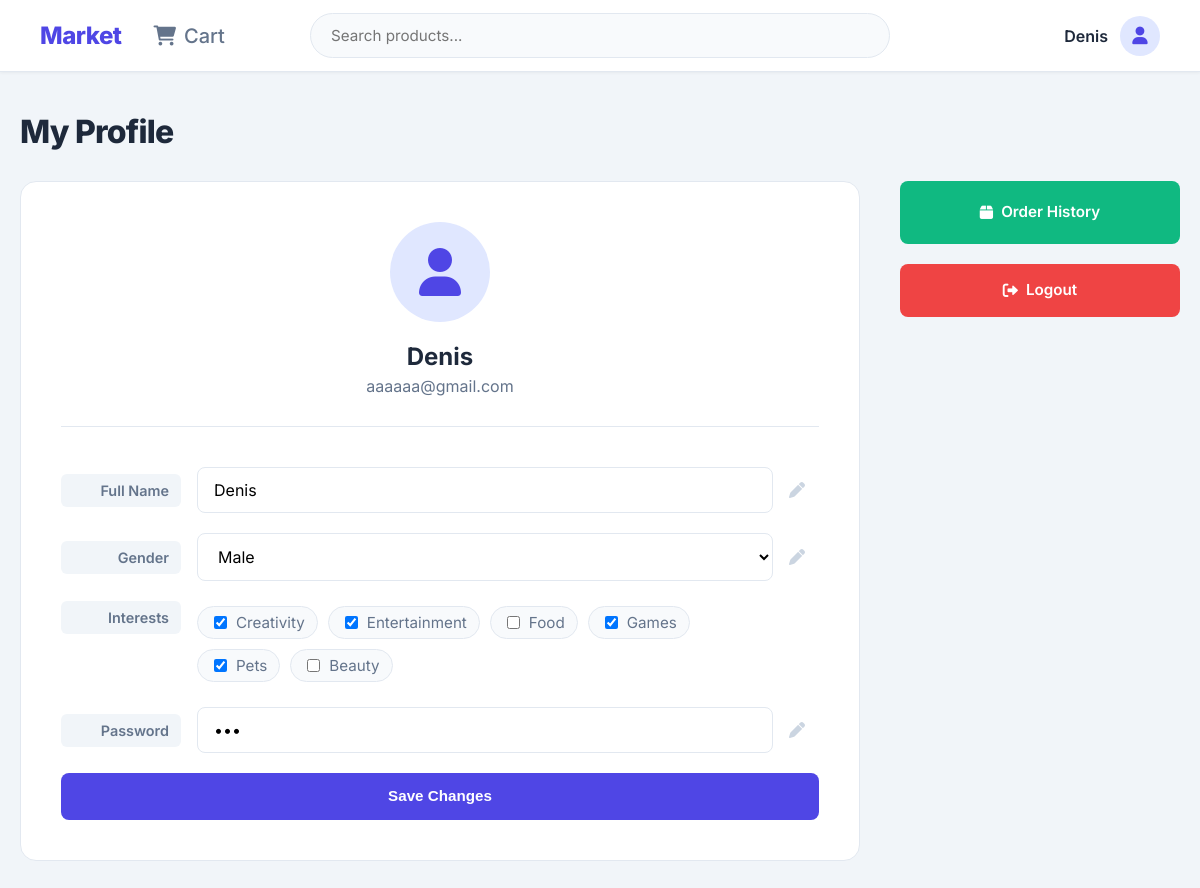
Screenshot of /client/profile (signed in) with the database file from the repository.
### backend/models.py (models this page shows)
class User(Base):
    __tablename__ = 'users'
    id = Column(String, primary_key=True, default=lambda: str(uuid.uuid4()))
    username = Column(String, unique=True, index=True)
    password_hash = Column(String)
    role = Column(Enum(UserRole))
    discriminator = Column(String)
    __mapper_args__ = {'polymorphic_identity': 'user', 'polymorphic_on': discriminator}

class Client(User):
    __tablename__ = 'clients'
    id = Column(String, ForeignKey('users.id'), primary_key=True)
    full_name = Column(String)
    gender = Column(String)
    __mapper_args__ = {'polymorphic_identity': 'client'}
    profile = relationship("Profile", uselist=False, back_populates="client", cascade="all, delete-orphan")
    interactions = relationship("Interaction", back_populates="client", cascade="all, delete-orphan")
    cart = relationship("Cart", uselist=False, back_populates="client", cascade="all, delete-orphan")
    orders = relationship("Order", back_populates="client")
    feedbacks = relationship("Feedback", back_populates="client")

class User(Base):
    __tablename__ = 'users'
    id = Column(String, primary_key=True, default=lambda: str(uuid.uuid4()))
    username = Column(String, unique=True, index=True)
    password_hash = Column(String)
    role = Column(Enum(UserRole))
    discriminator = Column(String)
    __mapper_args__ = {'polymorphic_identity': 'user', 'polymorphic_on': discriminator}

class Profile(Base):
    __tablename__ = 'profiles'
    id = Column(String, primary_key=True, default=lambda: str(uuid.uuid4()))
    client_id = Column(String, ForeignKey('clients.id'))
    interests = Column(JSON, default=list)
    client = relationship("Client", back_populates="profile")

### backend/controllers.py (the view)
@router.get("/client/profile", response_class=HTMLResponse)
async def profile(request: Request, db: Session = Depends(get_db)):
    user = BaseController(db).get_current_user(request)
    if not user: return RedirectResponse("/login")
    return templates.TemplateResponse("client/profile.html", {"request": request, "user": user})

### frontend/templates/client/profile.html (shortened to what this page needs)
{% extends "base.html" %}
{% block content %}
<h1 style="margin-bottom: 30px;">My Profile</h1>
<div class="profile-layout">
    <div class="profile-card">
        <div style="text-align: center; margin-bottom: 40px; border-bottom: 1px solid var(--border); padding-bottom: 30px;">
            <div style="width: 100px; height: 100px; background: #e0e7ff; border-radius: 50%; margin: 0 auto 20px; display: flex; align-items: center; justify-content: center; font-size: 3rem; color: var(--primary);">
                <i class="fas fa-user"></i>
            </div>
            <h2 style="margin: 0;">{{ user.full_name }}</h2>
            <div style="color: var(--text-secondary); margin-top: 5px;">{{ user.username }}</div>
        </div>
        <form action="/client/profile/update" method="post">
            <div class="profile-row">
                <div class="field-label">Full Name</div>
                <input type="text" name="full_name" value="{{ user.full_name }}">
                <i class="fas fa-pen" style="color: #cbd5e1;"></i>
            </div>
            <div class="profile-row">
                <div class="field-label">Gender</div>
                <select name="gender">
                    <option value="Male" {% if user.gender == 'Male' %}selected{% endif %}>Male</option>
                </select>
                <i class="fas fa-pen" style="color: #cbd5e1;"></i>
            </div>
            <div class="profile-row" style="align-items: start;">
                <div class="field-label">Interests</div>
                <div style="display: flex; gap: 10px; flex-wrap: wrap; padding: 5px 0;">
                    {% for interest in ["Creativity", "Entertainment", "Food", "Games", "Pets", "Beauty"] %}
                    <label style="margin: 0; cursor: pointer; display: flex; align-items: center; gap: 6px; font-weight: normal; font-size: 0.95rem; background: #f8fafc; padding: 6px 12px; border-radius: 20px; border: 1px solid var(--border);">
                        <input type="checkbox" name="interests" value="{{ interest }}"
                        {% if user.profile and interest in user.profile.interests %}checked{% endif %}>
                        {{ interest }}
                    </label>
                    {% endfor %}
                </div>
            </div>
            <div class="profile-row">
                <div class="field-label">Password</div>
                <input type="password" name="password" value="{{ user.password_hash }}">
                <i class="fas fa-pen" style="color: #cbd5e1;"></i>
            </div>
            <button class="btn btn-full" style="margin-top: 20px;">Save Changes</button>
        </form>
    </div>
    <div style="display: flex; flex-direction: column; gap: 20px;">
        <a href="/client/orders" class="btn btn-success btn-full" style="padding: 20px;">
            <i class="fas fa-box"></i> Order History
        </a>
        <a href="/logout" class="btn btn-danger btn-full" style="padding: 15px;">
            <i class="fas fa-sign-out-alt"></i> Logout
        </a>
    </div>
</div>
{% endblock %}

### frontend/templates/base.html (shortened to what this page needs)
<!DOCTYPE html>
<html lang="en">
<head>
    <link rel="stylesheet" href="/static/style.css">
    <link rel="stylesheet" href="https://cdnjs.cloudflare.com/ajax/libs/font-awesome/6.0.0/css/all.min.css">
</head>
<body>
    {% if not hide_header %}
    <div class="header">
        <div class="header-left">
            {% if user and user.role.value == 'client' %}
                <a href="/client/home" class="logo">Market</a>
                <a href="/client/cart" class="header-icon" title="Cart">
                    <i class="fas fa-shopping-cart"></i> Cart
                </a>
            {% else %}
                <a href="/" class="logo">Market</a>
            {% endif %}
        </div>
        <div class="header-center">
            {% if user and user.role.value == 'client' %}
            <form action="/client/home" class="search-form" style="width: 100%; display: flex; justify-content: center;">
                <input type="text" name="search" class="search-input" placeholder="Search products...">
            </form>
            {% endif %}
        </div>
        <div class="header-right">
            {% if user %}
                {% if user.role.value == 'client' %}
                    <a href="/client/profile" class="user-badge">
                        <span>{{ user.full_name }}</span>
                        <div class="user-avatar-mini"><i class="fas fa-user"></i></div>
                    </a>
                {% else %}
                    <a href="/logout" class="header-icon" title="Logout"><i class="fas fa-sign-out-alt"></i> Exit</a>
                    <span class="user-badge">{{ user.username }}</span>
                {% endif %}
            {% endif %}
        </div>
    </div>
    {% endif %}
    <div class="container">
        {% block content %}{% endblock %}
    </div>
</body>
</html>

### frontend/static/style.css (style rules this page uses)
*, *::before, *::after { box-sizing: border-box; }
:root { --primary: #4f46e5; --primary-hover: #4338ca; --bg-body: #f1f5f9; --bg-card: #ffffff; --text-main: #1e293b; --text-secondary: #64748b; --border: #e2e8f0; --success: #10b981; --danger: #ef4444; --radius: 12px; --shadow: 0 4px 6px -1px rgba(0, 0, 0, 0.1), 0 2px 4px -1px rgba(0, 0, 0, 0.06); }
body { font-family: 'Inter', sans-serif; background-color: var(--bg-body); color: var(--text-main); margin: 0; padding: 0; min-height: 100vh; display: flex; flex-direction: column; -webkit-font-smoothing: antialiased; }
.header { background: var(--bg-card); border-bottom: 1px solid var(--border); padding: 0 40px; height: 72px; display: flex; align-items: center; justify-content: space-between; position: sticky; top: 0; z-index: 1000; box-shadow: 0 1px 3px rgba(0,0,0,0.05); }
.header-left { display: flex; align-items: center; gap: 24px; width: 250px; }
.header-center { flex-grow: 1; display: flex; justify-content: center; padding: 0 20px; }
.header-right { display: flex; align-items: center; gap: 24px; width: 250px; justify-content: flex-end; }
.logo { font-size: 1.5rem; font-weight: 800; color: var(--primary); text-decoration: none; letter-spacing: -0.5px; }
.header-icon { font-size: 1.25rem; color: var(--text-secondary); text-decoration: none; transition: 0.2s; display: flex; align-items: center; gap: 8px; font-weight: 500; padding: 8px; border-radius: 8px; }
.search-input { width: 100%; max-width: 600px; padding: 12px 20px; border: 1px solid var(--border); border-radius: 99px; background: #f8fafc; outline: none; transition: 0.2s; font-size: 0.95rem; }
.user-badge { display: flex; align-items: center; gap: 12px; text-decoration: none; font-weight: 600; color: var(--text-main); }
.user-avatar-mini { width: 40px; height: 40px; background: #e0e7ff; border-radius: 50%; color: var(--primary); display: flex; align-items: center; justify-content: center; font-size: 1.1rem; }
.container { max-width: 1280px; margin: 0 auto; padding: 40px 20px; width: 100%; box-sizing: border-box; }
h1, h2, h3 { margin-top: 0; color: var(--text-main); }
h1 { font-size: 2rem; font-weight: 800; margin-bottom: 1.5rem; letter-spacing: -0.025em; }
label { display: block; margin-bottom: 8px; font-weight: 600; font-size: 0.9rem; color: var(--text-secondary); }
input, select, textarea { width: 100%; padding: 12px 16px; border: 1px solid var(--border); border-radius: 8px; box-sizing: border-box; font-family: inherit; font-size: 1rem; transition: 0.2s; background: #fff; }
.btn { background: var(--primary); color: white; padding: 12px 24px; border-radius: 8px; border: none; cursor: pointer; font-weight: 600; font-size: 0.95rem; text-decoration: none; text-align: center; display: inline-flex; justify-content: center; align-items: center; gap: 8px; transition: all 0.2s; line-height: 1.5; }
.btn-danger { background: var(--danger); color: white; }
.btn-success { background: var(--success); color: white; }
.btn-full { width: 100%; display: flex; }
.profile-layout { display: grid; grid-template-columns: 1fr 280px; gap: 40px; align-items: start; }
.profile-card { background: var(--bg-card); padding: 40px; border-radius: 16px; border: 1px solid var(--border); }
.profile-row { display: grid; grid-template-columns: 120px 1fr 30px; gap: 16px; align-items: center; margin-bottom: 20px; }
.field-label { font-weight: 600; color: var(--text-secondary); font-size: 0.9rem; text-align: right; background: #f1f5f9; padding: 8px 12px; border-radius: 6px; }

### rows the page displays
Client: full_name "Denis", gender "Male"
User: username "aaaaaa@gmail.com"
Profile: interests "☑" "☑" "☑" "☑"

### other values shown
{{ interest }} "Creativity" "Entertainment" "Food" "Games" "Pets" "Beauty"
